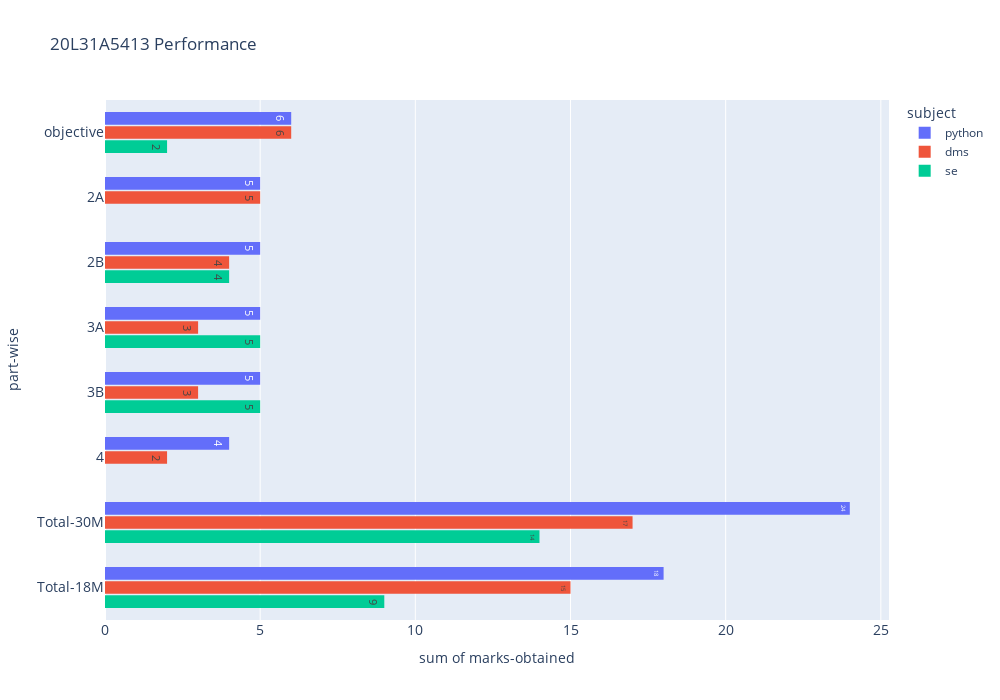

Notebook code cell kept with this figure:
### Code cell
fig = px.histogram(final_stdu_pivot_chart,y='part-wise', x='marks-obtained',color='subject' ,orientation='h',title=f'{roll_no} Performance',barmode='group',
                  text_auto=True,height=700,width=1000)
fig.update_layout(
    yaxis = dict(autorange="reversed")
)
fig.update_layout(
    xaxis_tickfont_size=14,
    yaxis_tickfont_size=14,
    barmode='group',
    bargap=0.35, 
    bargroupgap=0.1
)
fig.show()

### Figure 1 — Plotly figure (JSON) as saved in the notebook; plotly's stock layout.template omitted (floating-point values rounded to 4 significant figures)
{"data": [{"alignmentgroup": "True", "bingroup": "y", "histfunc": "sum", "hovertemplate": "subject=python<br>sum of marks-obtained=%{x}<br>part-wise=%{y}<extra></extra>", "legendgroup": "python", "marker": {"color": "#636efa", "pattern": {"shape": ""}}, "name": "python", "offsetgroup": "python", "orientation": "h", "showlegend": true, "texttemplate": "%{value}", "type": "histogram", "x": [6, 5, 5, 5, 5, 4, 24, 18], "xaxis": "x", "y": ["objective", "2A", "2B", "3A", "3B", "4", "Total-30M", "Total-18M"], "yaxis": "y"}, {"alignmentgroup": "True", "bingroup": "y", "histfunc": "sum", "hovertemplate": "subject=dms<br>sum of marks-obtained=%{x}<br>part-wise=%{y}<extra></extra>", "legendgroup": "dms", "marker": {"color": "#EF553B", "pattern": {"shape": ""}}, "name": "dms", "offsetgroup": "dms", "orientation": "h", "showlegend": true, "texttemplate": "%{value}", "type": "histogram", "x": [6, 5, 4, 3, 3, 2, 17, 15], "xaxis": "x", "y": ["objective", "2A", "2B", "3A", "3B", "4", "Total-30M", "Total-18M"], "yaxis": "y"}, {"alignmentgroup": "True", "bingroup": "y", "histfunc": "sum", "hovertemplate": "subject=se<br>sum of marks-obtained=%{x}<br>part-wise=%{y}<extra></extra>", "legendgroup": "se", "marker": {"color": "#00cc96", "pattern": {"shape": ""}}, "name": "se", "offsetgroup": "se", "orientation": "h", "showlegend": true, "texttemplate": "%{value}", "type": "histogram", "x": [2, 0, 4, 5, 5, 0, 14, 9], "xaxis": "x", "y": ["objective", "2A", "2B", "3A", "3B", "4", "Total-30M", "Total-18M"], "yaxis": "y"}], "layout": {"bargap": 0.35, "bargroupgap": 0.1, "barmode": "group", "height": 700, "legend": {"title": {"text": "subject"}, "tracegroupgap": 0}, "title": {"text": "20L31A5413 Performance"}, "width": 1000, "xaxis": {"anchor": "y", "domain": [0, 1], "tickfont": {"size": 14}, "title": {"text": "sum of marks-obtained"}}, "yaxis": {"anchor": "x", "autorange": "reversed", "domain": [0, 1], "tickfont": {"size": 14}, "title": {"text": "part-wise"}}}}
